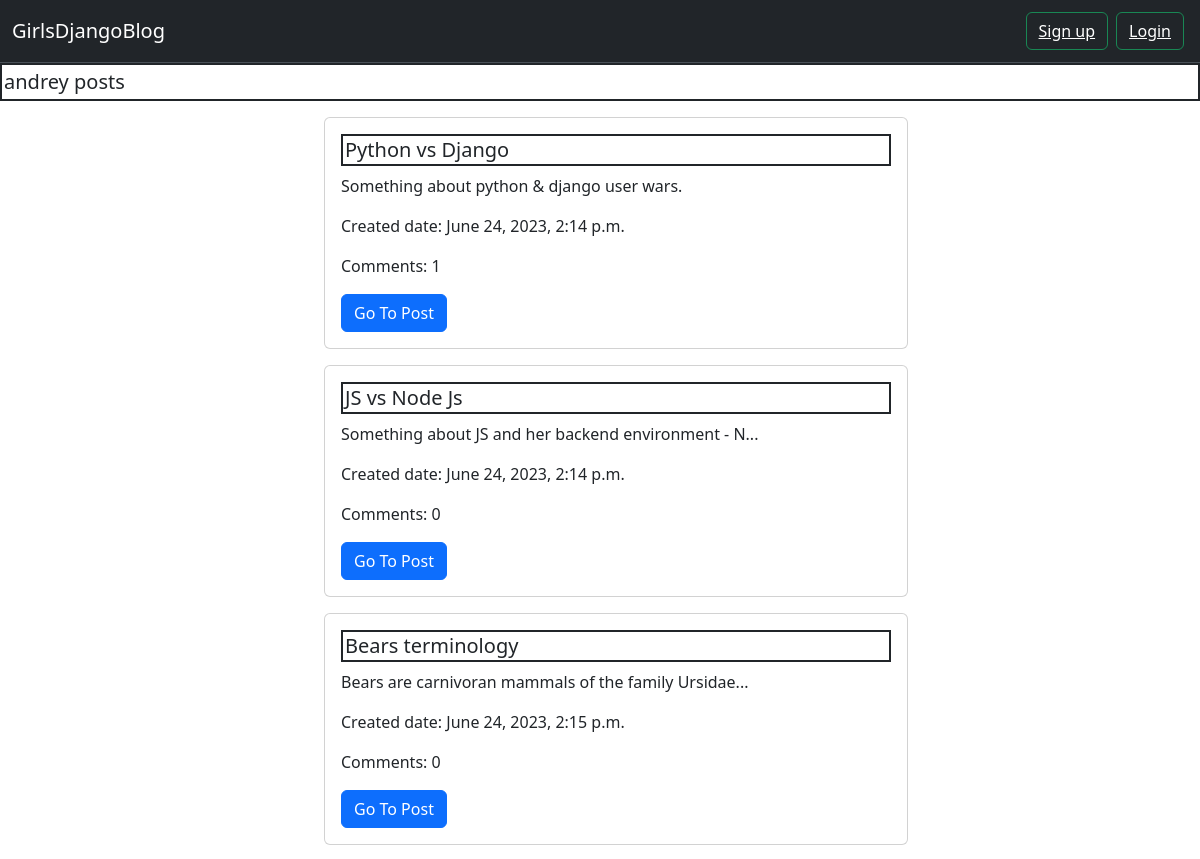
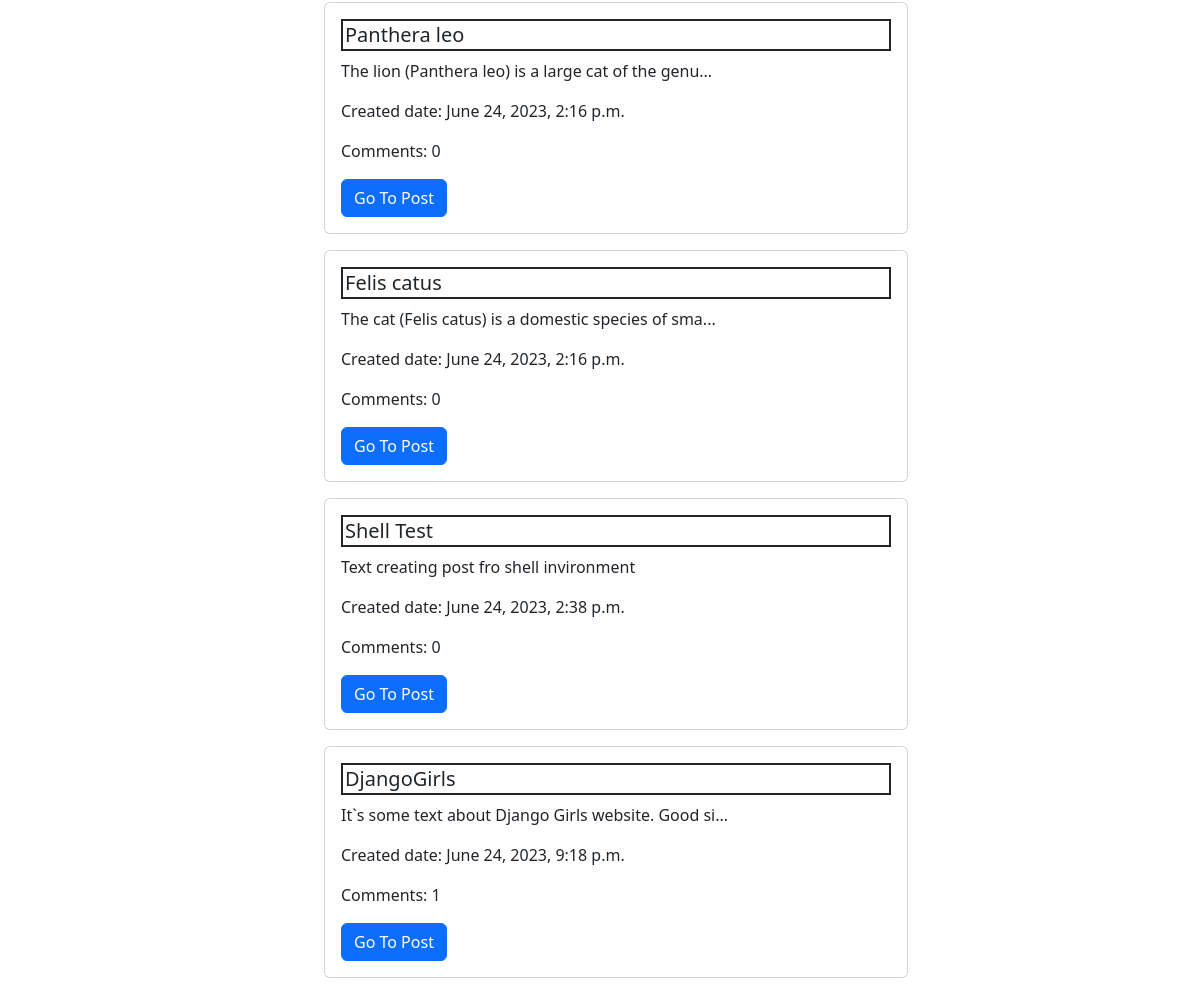
/posts/author_andrey, run on the app's committed database (2 pictures, top to bottom).
### blog/models.py (models this page shows, shortened)
class Post(models.Model):
    author = models.ForeignKey(settings.AUTH_USER_MODEL, on_delete=models.CASCADE)
    title = models.CharField(max_length=200)
    text = models.TextField()
    created_date = models.DateTimeField(default=timezone.now)
    published_date = models.DateTimeField(blank=True, null=True)

### blog/views.py (the view)
# urls.py: path('posts/author_<str:author>', views.get_posts_by_author, name='posts_by_author'),
def get_posts_by_author(request, author):
    author_obj = get_object_or_404(User, username=author)
    author_posts = Post.objects.filter(author=author_obj.id)
    return render(request, 'blog/posts_by_author.html', {'author': author_obj,'author_posts': author_posts})

### blog/templates/blog/posts_by_author.html
{% extends 'blog/base.html' %}
{% block content %}
<h5 class="modal-title">{{ author.username }} posts</h5>
    <ul>
    {% for i in author_posts %}
            <div class="d-flex justify-content-center">
            <div class="card mt-3 w-50" style="width: 18rem;">
  <div class="card-body">
    <h5 class="card-title">{{ i.title }}</h5>
    <p class="card-text">{{ i.text|slice:"50" }}{% if i.text|length > 50 %}...{% endif %}</p>
      <p class="card-text">Created date: {{ i.created_date }}</p>
  <p class="card-text">Comments: {{ i.comments.count }}</p>
    <a href="{% url 'post_detail' pk=i.pk %}" class="btn btn-primary">Go To Post</a>
  </div>
            </div>
            </div>
        {% endfor %}
    </ul>
{% endblock %}

### blog/static/css/blog.css (style rules this page uses)
a { color: white; }
h5 { padding: 2px; border: 2px solid ; }

### data on the page
Post: title "Python vs Django", text "Something about python & django user wars.", created_date "June 24, 2023, 2:14 p.m.", comments.count "1"
Post: title "JS vs Node Js", text "Something about JS and her backend environment - N", created_date "June 24, 2023, 2:14 p.m.", comments.count "0"
Post: title "Bears terminology", text "Bears are carnivoran mammals of the family Ursidae", created_date "June 24, 2023, 2:15 p.m.", comments.count "0"
Post: title "Panthera leo", text "The lion (Panthera leo) is a large cat of the genu", created_date "June 24, 2023, 2:16 p.m.", comments.count "0"
Post: title "Felis catus", text "The cat (Felis catus) is a domestic species of sma", created_date "June 24, 2023, 2:16 p.m.", comments.count "0"
Post: title "Shell Test", text "Text creating post fro shell invironment", created_date "June 24, 2023, 2:38 p.m.", comments.count "0"
Post: title "DjangoGirls", text "It`s some text about Django Girls website. Good si", created_date "June 24, 2023, 9:18 p.m.", comments.count "1"

### other printed values
{{ author.username }} "andrey"
